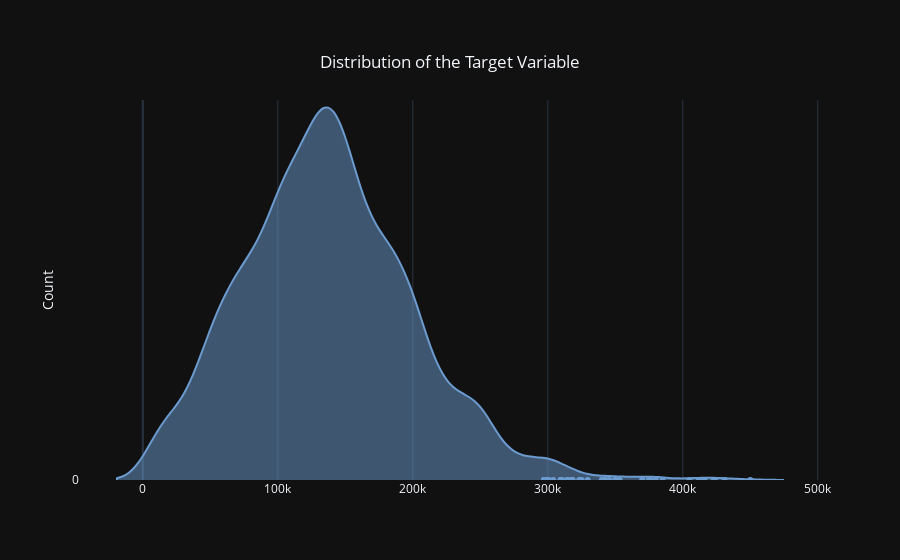

Notebook source saved alongside this figure:
### Code cell
import pandas as pd
from plotly import graph_objects as go 

df=pd.read_csv('ds_salaries.csv')

def tar_var_summary(df, target):
    fig = go.Figure()
    fig.add_trace(go.Violin(x=df[target], line_color='#6C9BCF', name='Happy', y0=0))
    fig.update_traces(orientation='h', side='positive', meanline_visible=False)
    fig.update_layout(title={'text': "Distribution of the Target Variable",
                             'y':0.9,
                             'x':0.5,
                             'xanchor':'center',
                             'yanchor':'top'},
                             barmode='overlay',
                             yaxis=dict(title='Count'),
                             template = 'plotly_dark')
    fig.show()
    
tar_var_summary(df, "salary_in_usd")

### Figure 1 — Plotly figure (JSON) as saved in the notebook; plotly's stock layout.template omitted (floating-point values rounded to 4 significant figures; data arrays with more than 128 entries replaced by an {"elided": "..."} marker saying what was removed)
{"data": [{"line": {"color": "#6C9BCF"}, "meanline": {"visible": false}, "name": "Happy", "orientation": "h", "side": "positive", "type": "violin", "x": {"elided": "3755 int values"}, "y0": 0}], "layout": {"autosize": true, "barmode": "overlay", "title": {"text": "Distribution of the Target Variable", "x": 0.5, "xanchor": "center", "y": 0.9, "yanchor": "top"}, "xaxis": {"autorange": true, "range": [-46490.0, 501600.0], "type": "linear"}, "yaxis": {"autorange": true, "range": [0, 0.25], "title": {"text": "Count"}}}}
